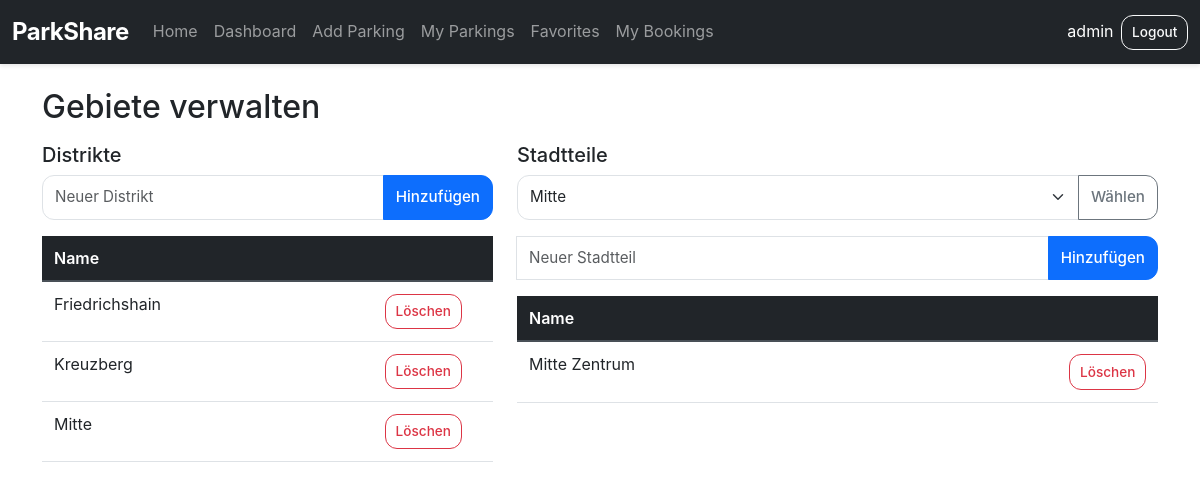
/areas_manage.php?district_id=1 (signed in), run on the app's committed database.
### tables this page shows
CREATE TABLE districts (
  id INT AUTO_INCREMENT PRIMARY KEY,
  name VARCHAR(150) NOT NULL,
  created_at TIMESTAMP DEFAULT CURRENT_TIMESTAMP
);

CREATE TABLE neighborhoods (
  id INT AUTO_INCREMENT PRIMARY KEY,
  district_id INT NOT NULL,
  name VARCHAR(150) NOT NULL,
  created_at TIMESTAMP DEFAULT CURRENT_TIMESTAMP,
  FOREIGN KEY (district_id) REFERENCES districts(id) ON DELETE CASCADE
);

### public/includes/parking_utils.php (called while the page is built, shortened)
<?php
require_once "validation.php";
function get_districts()
{
    global $conn;
    $res = $conn->query("SELECT * FROM districts ORDER BY name ASC");
    return $res->fetch_all(MYSQLI_ASSOC);
}
function get_neighborhoods_for_district($districtId)
{
    global $conn;
    $stmt = $conn->prepare("SELECT * FROM neighborhoods WHERE district_id = ? ORDER BY name ASC");
    $stmt->bind_param('i', $districtId);
    $stmt->execute();
    $neighborhoods = $stmt->get_result()->fetch_all(MYSQLI_ASSOC);
    return $neighborhoods;
}

### public/areas_manage.php (the view, shortened to what this page needs)
<?php
include_once "includes/parking_utils.php";
include "includes/header.php";
$districts = get_districts();
$selected_district_id = (int)($_POST['district_for_neigh'] ?? ($_GET['district_id'] ?? 0));
$selected_neighborhoods = $selected_district_id > 0 ? get_neighborhoods_for_district($selected_district_id) : [];
?>
<!DOCTYPE html>
<html lang="de">
<body>
<div class="container mt-4">
    <h2>Gebiete verwalten</h2>
    <div class="row mt-3">
        <div class="col-md-5">
            <h5>Distrikte</h5>
            <form method="POST" class="mb-3">
                <div class="input-group">
                    <input type="text" name="district_name" class="form-control" placeholder="Neuer Distrikt">
                    <button class="btn btn-primary" name="add_district">Hinzufügen</button>
                </div>
            </form>
            <table class="table table-sm">
                <thead class="table-dark">
                    <tr>
                        <th>Name</th>
                        <th style="width: 120px;"></th>
                    </tr>
                </thead>
                <tbody>
                    <?php foreach ($districts as $d): ?>
                        <tr>
                            <td><?= htmlspecialchars($d['name']) ?></td>
                            <td>
                                <form method="POST" style="display:inline;">
                                    <button type="submit" class="btn btn-sm btn-outline-danger" name="delete_district">Löschen</button>
                                </form>
                            </td>
                        </tr>
                    <?php endforeach; ?>
                </tbody>
            </table>
        </div>
        <div class="col-md-7">
            <h5>Stadtteile</h5>
            <form method="GET" class="mb-3">
                <div class="input-group mb-2">
                    <select name="district_id" class="form-select">
                        <?php foreach ($districts as $d): ?>
                            <option value="<?= (int)$d['id'] ?>" <?= $selected_district_id === (int)$d['id'] ? 'selected' : '' ?>>
                                <?= htmlspecialchars($d['name']) ?>
                            </option>
                        <?php endforeach; ?>
                    </select>
                    <button type="submit" class="btn btn-outline-secondary">Wählen</button>
                </div>
            </form>
            <?php if ($selected_district_id > 0): ?>
                <form method="POST" class="mb-3">
                    <div class="input-group">
                        <input type="text" name="neighborhood_name" class="form-control" placeholder="Neuer Stadtteil">
                        <button type="submit" class="btn btn-primary" name="add_neighborhood">Hinzufügen</button>
                    </div>
                </form>
                <table class="table table-sm">
                    <thead class="table-dark">
                        <tr>
                            <th>Name</th>
                            <th style="width: 80px;"></th>
                        </tr>
                    </thead>
                    <tbody>
                        <?php if (empty($selected_neighborhoods)): ?>
                            <tr><td colspan="2" class="text-muted">Keine Stadtteile</td></tr>
                        <?php else: ?>
                            <?php foreach ($selected_neighborhoods as $n): ?>
                                <tr>
                                    <td><?= htmlspecialchars($n['name']) ?></td>
                                    <td>
                                        <form method="POST" style="display:inline;">
                                            <button type="submit" class="btn btn-sm btn-outline-danger" name="delete_neighborhood">Löschen</button>
                                        </form>
                                    </td>
                                </tr>
                            <?php endforeach; ?>
                        <?php endif; ?>
                    </tbody>
                </table>
            <?php else: ?>
                <div class="alert alert-info">Bitte wählen Sie einen Distrikt</div>
            <?php endif; ?>
        </div>
    </div>
</div>
</body>
</html>

### public/css/style.css (style rules this page uses)
:root { --primary-color: #0d6efd; --success-color: #198754; --danger-color: #dc3545; --warning-color: #ffc107; --info-color: #0dcaf0; --light-color: #f8f9fa; --dark-color: #212529; --border-radius: 0.75rem; --box-shadow: 0 4px 15px rgba(0, 0, 0, 0.15); }
* { box-sizing: border-box; }
body { font-family: -apple-system, BlinkMacSystemFont, "Segoe UI", Roboto, "Helvetica Neue", Arial, sans-serif; color: var(--dark-color); background-color: #fff; line-height: 1.6; }
body { display: flex; flex-direction: column; min-height: 100vh; }
.form-control, .form-select { padding: 0.625rem 0.75rem; font-size: 0.95rem; border-radius: var(--border-radius); }
.btn { border-radius: var(--border-radius); font-weight: 500; padding: 0.6rem 0.75rem; font-size: 0.95rem; transition: all 0.2s ease; }
.btn-primary { background-color: var(--primary-color); border-color: var(--primary-color); }
.btn-sm { padding: 0.4rem 0.6rem; font-size: 0.85rem; }
.table { border-collapse: collapse; width: 100%; margin-bottom: 1rem; }
.table th { background-color: var(--light-color); font-weight: 600; border-bottom: 2px solid #dee2e6; padding: 0.75rem; text-align: left; color: #212529; }
thead.table-dark th { background-color: #212529; color: #ffffff; border-bottom: 2px solid #495057; }
.table td { padding: 0.75rem; border-bottom: 1px solid #dee2e6; }
.mt-3 { margin-top: 1rem; }
.mt-4 { margin-top: 1.5rem; }
.mb-2 { margin-bottom: 0.5rem; }
.mb-3 { margin-bottom: 1rem; }

### data on the page
districts: name "Friedrichshain"
districts: name "Kreuzberg"
districts: name "Mitte"
neighborhoods: name "Mitte Zentrum"

### other printed values
$username "admin"
form field district_id "Mitte"
